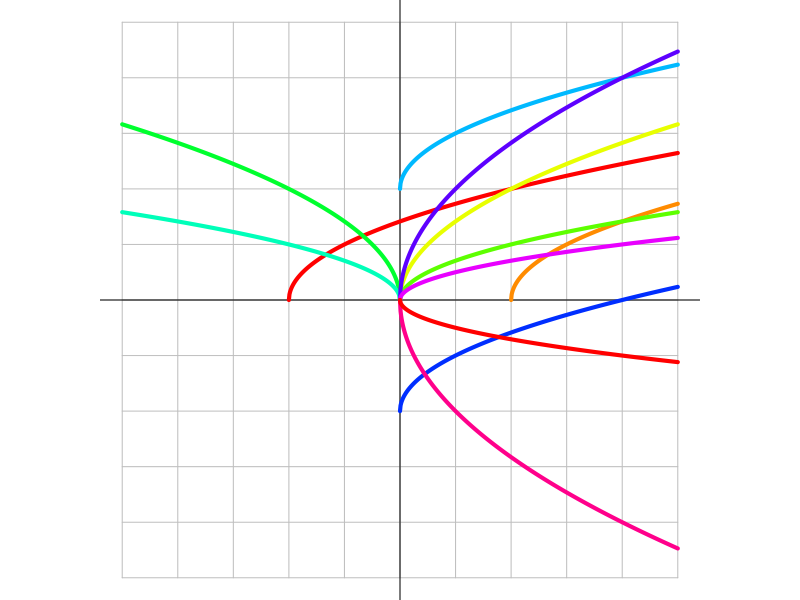

Write R code to recreate this figure.
png("sqrtart.png",500,300)


par(mar=c(0,0,0,0),oma=c(0,0,0,0),pty="s")
plot(0,0,'n',axes=F,ann=F,xlim=c(-5,5),ylim=c(-5,5))

for(i in -5:5){
    lines(c(-5,5),c(i,i),col="grey")
    lines(c(i,i),c(-5,5),col="grey")
}
abline(h=0)
abline(v=0)

x1 = seq(-2,5,0.01)
y1 = sqrt(x1+2)

x2 = seq(2,5,0.01)
y2 = sqrt(x2-2)

x3 = seq(0,5,0.01)
y3 = sqrt(2*x3)

x4 = seq(0,5,0.01)
y4 = sqrt(x4/2)

x5 = seq(0,-5,-0.01)
y5 = sqrt(-2*x5)

x6 = seq(0,-5,-0.01)
y6 = sqrt(-x6/2)

x7 = seq(0,5,0.01)
y7 = sqrt(x7)+2

x8 = seq(0,5,0.01)
y8 = sqrt(x8)-2

x9 = seq(0,5,0.01)
y9 = 2*sqrt(x9)

x10 = seq(0,5,0.01)
y10 = sqrt(x10)/2

x11 = seq(0,5,0.01)
y11 = -2*sqrt(x11)

x12 = seq(0,5,0.01)
y12 = -sqrt(x12)/2

xs = list(x1,x2,x3,x4,x5,x6,x7,x8,x9,x10,x11,x12)
ys = list(y1,y2,y3,y4,y5,y6,y7,y8,y9,y10,y11,y12)

for(i in 1:length(xs)){
    lines(xs[[i]],ys[[i]],lwd=4,col=hsv((i-1)/11,1,1))
}



dev.off()
